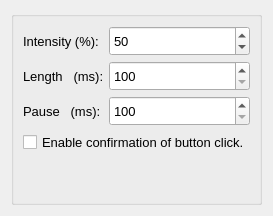
            <widget class="QWidget" name="vibration">
             <attribute name="title">
              <string>Vibration</string>
             </attribute>
             <layout class="QGridLayout" name="gridLayout_16">
              <item row="0" column="0">
               <widget class="QGroupBox" name="gbVibration">
                <property name="title">
                 <string/>
                </property>
                <layout class="QGridLayout" name="gridLayout_18">
                 <item row="0" column="0">
                  <layout class="QGridLayout" name="gridLayout_17" columnstretch="0,1" rowminimumheight="0,0,0" columnminimumwidth="0,0">
                   <property name="sizeConstraint">
                    <enum>QLayout::SetFixedSize</enum>
                   </property>
                   <property name="spacing">
                    <number>5</number>
                   </property>
                   <item row="0" column="0">
                    <widget class="QLabel" name="label_3">
                     <property name="minimumSize">
                      <size>
                       <width>0</width>
                       <height>30</height>
                      </size>
                     </property>
                     <property name="font">
                      <font>
                       <pointsize>10</pointsize>
                      </font>
                     </property>
                     <property name="text">
                      <string>Intensity (%):</string>
                     </property>
                    </widget>
                   </item>
                   <item row="0" column="1">
                    <widget class="QSpinBox" name="sb_vibr_intensity">
                     <property name="minimumSize">
                      <size>
                       <width>70</width>
                       <height>30</height>
                      </size>
                     </property>
                     <property name="font">
                      <font>
                       <pointsize>10</pointsize>
                      </font>
                     </property>
                     <property name="maximum">
                      <number>100</number>
                     </property>
                     <property name="value">
                      <number>50</number>
                     </property>
                    </widget>
                   </item>
                   <item row="1" column="0">
                    <widget class="QLabel" name="label_4">
                     <property name="minimumSize">
                      <size>
                       <width>0</width>
                       <height>30</height>
                      </size>
                     </property>
                     <property name="font">
                      <font>
                       <pointsize>10</pointsize>
                      </font>
                     </property>
                     <property name="text">
                      <string>Length   (ms):</string>
                     </property>
                    </widget>
                   </item>
                   <item row="1" column="1">
                    <widget class="QSpinBox" name="sb_vibr_lenght">
                     <property name="minimumSize">
                      <size>
                       <width>70</width>
                       <height>30</height>
                      </size>
                     </property>
                     <property name="font">
                      <font>
                       <pointsize>10</pointsize>
                      </font>
                     </property>
                     <property name="minimum">
                      <number>100</number>
                     </property>
                     <property name="maximum">
                      <number>65535</number>
                     </property>
                     <property name="singleStep">
                      <number>10</number>
                     </property>
                     <property name="displayIntegerBase">
                      <number>10</number>
                     </property>
                    </widget>
                   </item>
                   <item row="2" column="0">
                    <widget class="QLabel" name="label_5">
                     <property name="minimumSize">
                      <size>
                       <width>0</width>
                       <height>30</height>
                      </size>
                     </property>
                     <property name="font">
                      <font>
                       <pointsize>10</pointsize>
                       <weight>50</weight>
                       <bold>false</bold>
                      </font>
                     </property>
                     <property name="text">
                      <string>Pause   (ms):</string>
                     </property>
                    </widget>
                   </item>
                   <item row="2" column="1">
                    <widget class="QSpinBox" name="sb_vibr_pause">
                     <property name="minimumSize">
                      <size>
                       <width>70</width>
                       <height>30</height>
                      </size>
                     </property>
                     <property name="font">
                      <font>
                       <pointsize>10</pointsize>
                      </font>
                     </property>
                     <property name="minimum">
                      <number>100</number>
                     </property>
                     <property name="maximum">
                      <number>65535</number>
                     </property>
                     <property name="singleStep">
                      <number>5</number>
                     </property>
                     <property name="value">
                      <number>100</number>
                     </property>
                     <property name="displayIntegerBase">
                      <number>10</number>
                     </property>
                    </widget>
                   </item>
                  </layout>
                 </item>
                 <item row="1" column="0">
                  <widget class="QCheckBox" name="cb_enable_button">
                   <property name="font">
                    <font>
                     <pointsize>10</pointsize>
                    </font>
                   </property>
                   <property name="text">
                    <string>Enable confirmation of button click.</string>
                   </property>
                  </widget>
                 </item>
                 <item row="2" column="0">
                  <spacer name="verticalSpacer_5">
                   <property name="orientation">
                    <enum>Qt::Vertical</enum>
                   </property>
                   <property name="sizeHint" stdset="0">
                    <size>
                     <width>20</width>
                     <height>40</height>
                    </size>
                   </property>
                  </spacer>
                 </item>
                </layout>
               </widget>
              </item>
             </layout>
            </widget>
